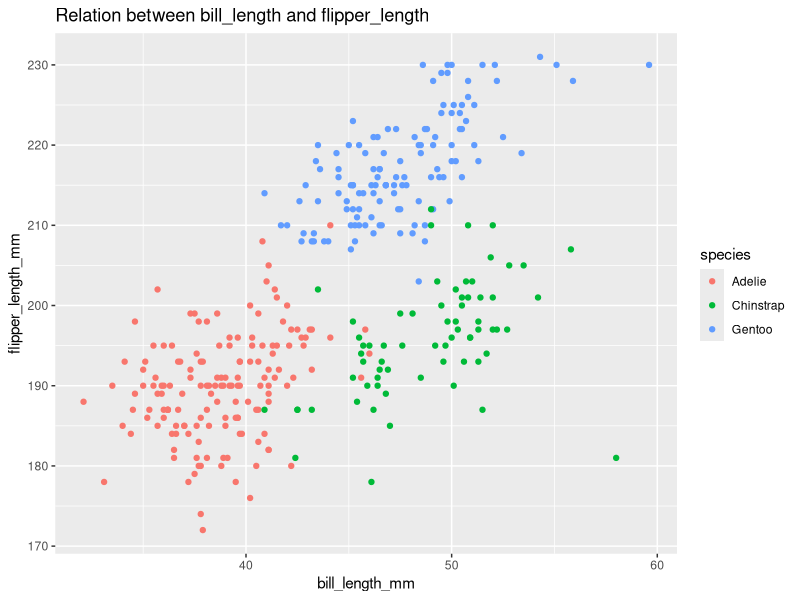

The R source for this figure:
## ---- chunk 1
library(tidyverse)
library(palmerpenguins)
## ---- chunk 2
datatypes_df <-
  tibble(
    num_vec = rnorm(10,0,1), # numeric variable
    logic_vec = num_vec > 0, # logical variable
    char_vec = c("Stephen","Durant","James","Klay","CP3","Davis","Giannis","Joker","Harden","Irving"), # character variable
    factor_vec = factor(c("S","S","A","A","B","A","S","A","S","A"), levels = c("B","A","S")) # factor variables and order them
  )
## ---- chunk 3
library(tidyverse)
mean(pull(datatypes_df, 1)) # try the mean for numeric variable
mean(pull(datatypes_df, 2)) # try the mean for logical variable
mean(pull(datatypes_df, 3)) # try the mean for character variable
mean(pull(datatypes_df, 4)) # try the mean for factor variable
## ---- chunk 4
as.numeric(pull(datatypes_df,2))
as.numeric(pull(datatypes_df,3))
as.numeric(pull(datatypes_df,4))
## ---- chunk 5
data("penguins", package = "palmerpenguins")
## ---- chunk 6
names(penguins) 
## ---- chunk 7
head(penguins,5)
## ---- chunk 8
summary(penguins)
## ---- chunk 9
nrow(penguins)
ncol(penguins)
## ---- chunk 10
ggplot(data = penguins, aes(x = bill_length_mm, y = flipper_length_mm, color = species)) + geom_point() + labs(title = "Relation between bill_length and flipper_length")
